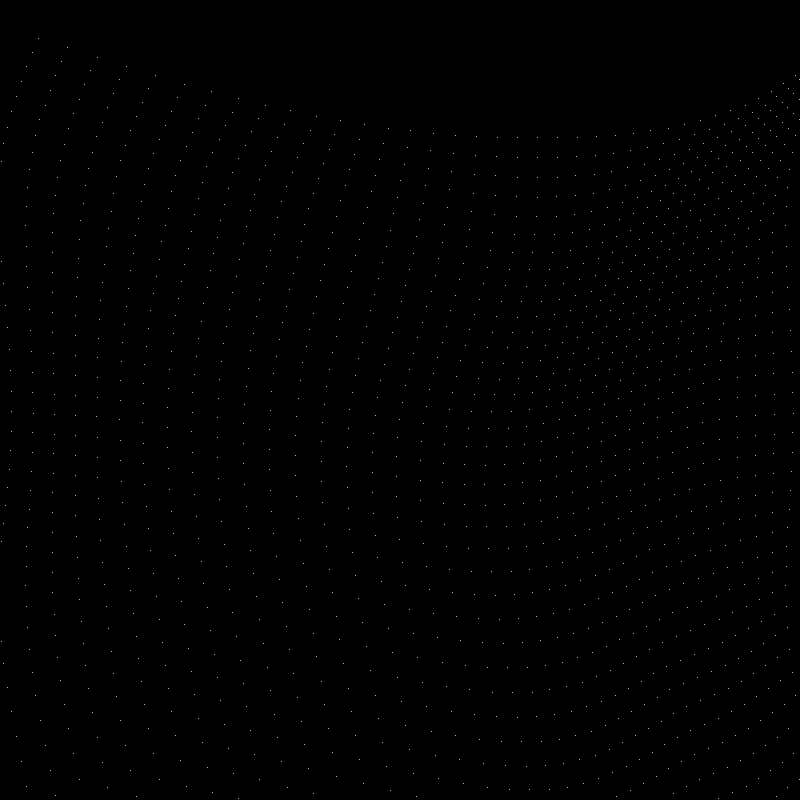
Frame 1 (no input)
Frame 60 (the mouse pressed at the canvas centre just before this capture): identical to frame 1, image omitted
Frame 120 (the mouse held since frame 60 and released just before this capture): identical to frame 1, image omitted

The Processing sketch that drew this single still picture (run headless with seeded random() and noise(); from frame 60 on, the mouse is pressed at the canvas centre):

// Processing sketch: sketch_02_basic_noise_grid
// ── sketch_02_basic_noise_grid.pde
// Gestalten mit Code - day 03 - advanced lectures

/**
 * Perlin noise fields
 * Step 2, draw basic grid and add noise
 *
 */

// ArrayList of PVector holding position data
ArrayList<PVector> points = new ArrayList<PVector>();
float time = 0.0;

void setup() {
  size(800, 800);
  strokeWeight(1);
  stroke(255);
  background(0);
  noFill();
  smooth(8);

  // prefill our positions vector
  for (float x=-1; x<=1; x+=0.05) {
    for (float y=-1; y<=1; y+=0.05) {
      PVector v = new PVector(x, y);
      points.add(v);
    }
  }
}

void draw() {
  background(0);
  
  for (PVector point : points) {
    float mX = point.x*0.2; //+time;
    float mY = point.y*0.2; //+time;
    float offset = map(noise(mX, mY), 0, 1, -1, 1);
    
    float x = map(point.x+offset, -1, 1, 0, width);
    float y = map(point.y+offset, -1, 1, 0, height);
    
    point(x, y);
  }
  
  //time += 0.001;
}
